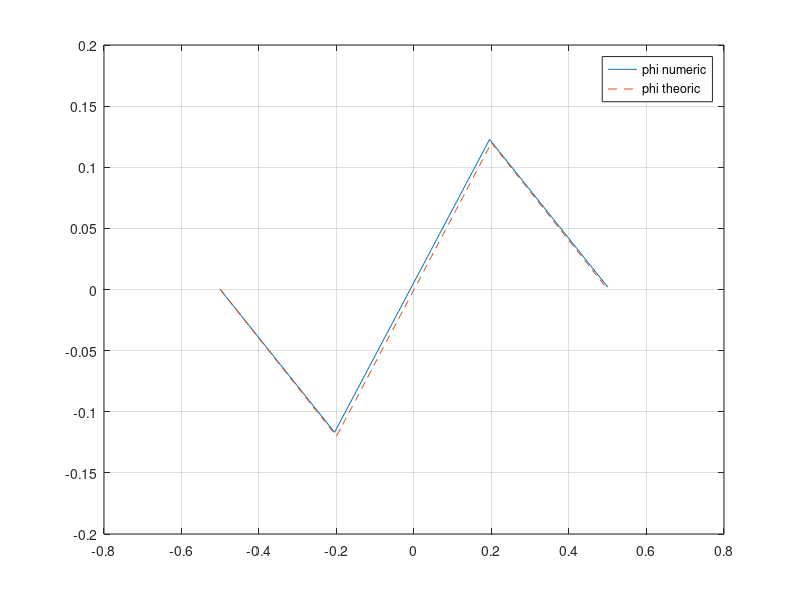

MATLAB code for this plot:
N = 201; % Numero de puntos en la malla
L = 1; % Tamaño en metros del dominio
q = 1;
q1 = q;
q2 = -q;
H = L/N;
NC = 2;
xf = 2/10
x_ = L * xf;
periodic = 1;
extra = 1;
invertida = 0;
reemplazo = 0;
dirichlet = 0;
gaussian = 0;
magic = 1;

% Cargo una matriz tridiagonal con coeficientes 1 -2 y 1
A = full(gallery("tridiag", N, 1, -2, 1));

rho = zeros(N,1);

x = linspace(-L/2, L/2, N);

rho(floor(N/2 - xf*N)) = q1/H * H^2;
rho(floor(N/2 + xf*N)) = q2/H * H^2;


if(periodic)
	% Añado los coeficientes en la frontera, para que sea un dominio periódico
	A(1,N) = 1;
	A(N,1) = 1;
endif

if(extra)
	% Añado una equación para fijar el valor de $\phi_1 = 0$
	A = [[1, zeros(1,N-1)]; A];
	%A = [[1, zeros(1,N-1)]; A];
	%A = [A; [zeros(1,N-1), 1]];

	% Añado el lado derecho de la ecuación extra $\phi_1 = 0$
	rho = [0; rho];
	%rho = [0; rho; 0];
endif

% Resuelvo el potencial electrico
phi = A\rho;

E = (shift(phi, -1) - shift(phi, +1)) / H;

% Compruebo que la solucion funciona
disp("Error:")
disp(norm(A*phi - rho))





function r = th_phi(x, x_, L, q)

	r = zeros(size(x));

	i0 = abs(x) <= x_;
	i1 = x <= -x_;
	i2 = x >= x_;

	r(i0) = q ./ L .* (L - 2.*x_) .* x(i0);
	r(i1) = q ./ L .* (-L - 2.*x(i1)) .* x_;
	r(i2) = q ./ L .* (L - 2.*x(i2)) .* x_;

	return;
endfunction

function r = th_E(x, x_, L, q)

	o = ones(size(x));
	r = -q/(2*L) * (L - 4*x_ * o);

	return;
endfunction

phit = th_phi(x, x_, L, q);
Et = th_E(x, x_, L, q);







plot(
	x, phi,	"-;phi numeric;",
%	x, E,	"o;E numeric;",
	x, phit,"--;phi theoric;"
%	x, Et,	"-;E theoric;"
)

%axis([-L/2 L/2 -.25 .25]);
%axis([-L/2 L/2 -2 2]);
grid()

print -dpng -r200 field.png
